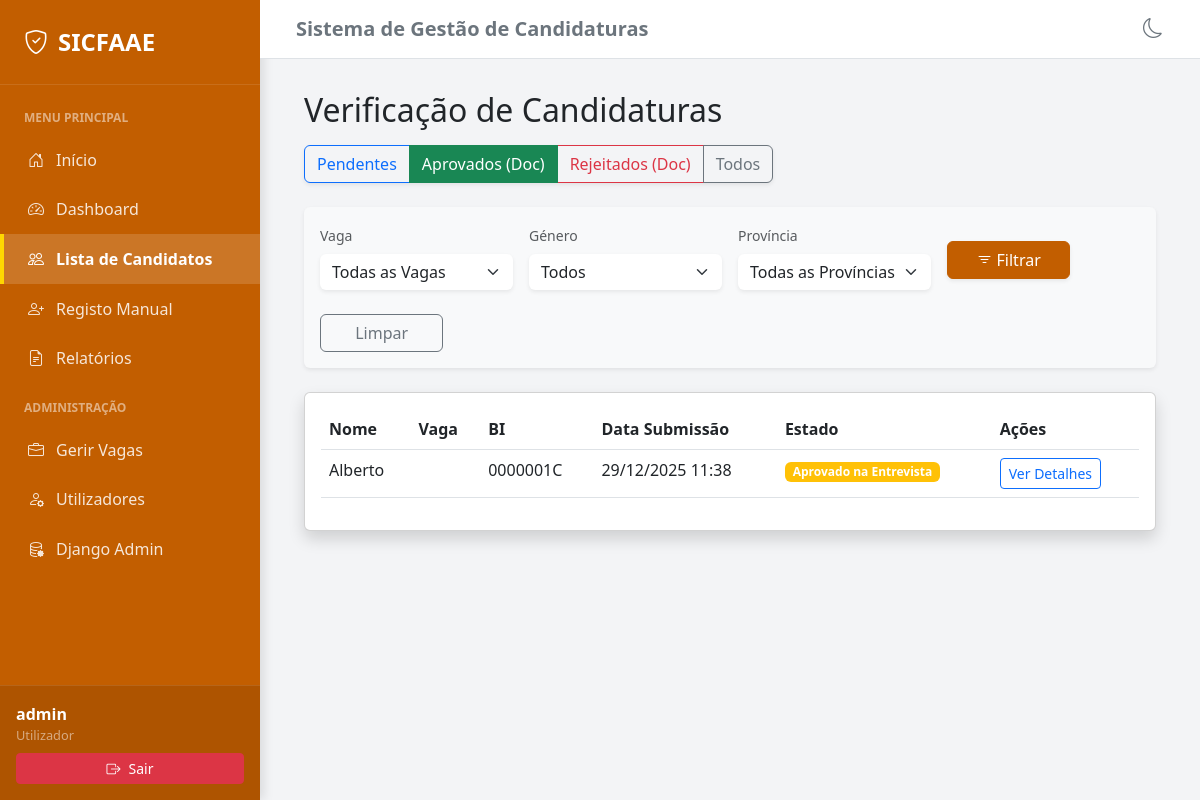
Page /candidaturas/gestao/lista/?estado=DOCS_APROVADOS (signed in) on the committed database.
### candidaturas/models.py (models this page shows, shortened)
class Candidato(models.Model):
    class Estado(models.TextChoices):
        PENDENTE = 'PENDENTE', _('Pendente')
        DOCS_APROVADOS = 'DOCS_APROVADOS', _('Documentos Aprovados')
        DOCS_REJEITADOS = 'DOCS_REJEITADOS', _('Documentos Rejeitados')
        ENTREVISTA_AGENDADA = 'ENTREVISTA_AGENDADA', _('Entrevista Agendada')
        ENTREVISTA_APROVADA = 'ENTREVISTA_APROVADA', _('Aprovado na Entrevista')
        ENTREVISTA_REPROVADA = 'ENTREVISTA_REPROVADA', _('Reprovado na Entrevista')
        CONTRATADO = 'CONTRATADO', _('Contratado/Credenciais Geradas')
    class Genero(models.TextChoices):
        MASCULINO = 'M', _('Masculino')
        FEMININO = 'F', _('Feminino')
    vaga = models.ForeignKey(
        'Vaga',
        on_delete=models.PROTECT,
        verbose_name=_("Vaga a Candidatar"),
        related_name='candidatos',
        null=True,
        blank=True
    )
    nome_completo = models.CharField(_("Nome Completo"), max_length=255)
    genero = models.CharField(
        _("Género"),
        max_length=1,
        choices=Genero.choices,
        default=Genero.MASCULINO
    )
    numero_bi = models.CharField(_("Número de BI"), max_length=20, unique=True)
    numero_telefone = models.CharField(_("Número de Telefone"), max_length=15)
    provincia = models.ForeignKey(
        Provincia,
        on_delete=models.PROTECT,
        verbose_name=_("Província"),
        related_name='candidatos',
        null=True,
        blank=True
    )
    distrito = models.ForeignKey(
        Distrito,
        on_delete=models.PROTECT,
        verbose_name=_("Distrito"),
        related_name='candidatos',
        null=True,
        blank=True
    )
    endereco = models.TextField(_("Endereço (Bairro/Rua)"), blank=True)
    arquivo_cv = models.FileField(_("Curriculum Vitae (CV)"), upload_to='candidatos/cv/', null=True, blank=True)
    arquivo_bi = models.FileField(_("Cópia do BI"), upload_to='candidatos/bi/', null=True, blank=True)
    arquivo_certificado = models.FileField(_("Certificado de Habilitações"), upload_to='candidatos/certificados/', null=True, blank=True)
    foto = models.ImageField(_("Foto"), upload_to='candidatos/fotos/', blank=True, null=True)
    estado = models.CharField(
        _("Estado da Candidatura"),
        max_length=20,
        choices=Estado.choices,
        default=Estado.PENDENTE
    )
    observacoes = models.TextField(_("Observações"), blank=True, null=True)
    validacao_bi = models.BooleanField(_("BI Válido"), default=False)
    validacao_cv = models.BooleanField(_("CV Válido"), default=False)
    validacao_certificado = models.BooleanField(_("Certificado Válido"), default=False)
    validacao_nuit = models.BooleanField(_("NUIT (Se aplicável)"), default=False)
    validacao_registo_criminal = models.BooleanField(_("Registo Criminal"), default=False)
    validacao_atestado_medico = models.BooleanField(_("Atestado Médico"), default=False)
    validacao_requerimento = models.BooleanField(_("Requerimento Assinado"), default=False)
    data_entrevista = models.DateTimeField(_("Data da Entrevista"), null=True, blank=True)
    data_criacao = models.DateTimeField(auto_now_add=True)
    data_atualizacao = models.DateTimeField(auto_now=True)
    history = HistoricalRecords()
    class Meta:
        verbose_name = _("Candidato")
        verbose_name_plural = _("Candidatos")

### candidaturas/views.py (the view)
# urls.py: path('gestao/lista/', views.ListaVerificacaoView.as_view(), name='lista_verificacao'),
class ListaVerificacaoView(LoginRequiredMixin, generic.ListView):
    model = Candidato
    template_name = 'candidaturas/lista_candidatos.html'
    context_object_name = 'candidatos'
    def get_queryset(self):
        queryset_base = obter_candidatos_acessiveis(self.request.user)
        filtro_estado = self.request.GET.get('estado', Candidato.Estado.PENDENTE)
        filtro_vaga = self.request.GET.get('vaga')
        filtro_genero = self.request.GET.get('genero')
        qs = queryset_base
        if filtro_estado != 'TODOS':
            if filtro_estado == Candidato.Estado.DOCS_APROVADOS:
                 qs = qs.filter(estado__in=[
                    Candidato.Estado.DOCS_APROVADOS,
                    Candidato.Estado.ENTREVISTA_AGENDADA,
                    Candidato.Estado.ENTREVISTA_APROVADA,
                    Candidato.Estado.ENTREVISTA_REPROVADA,
                    Candidato.Estado.CONTRATADO
                ])
            else:
                qs = qs.filter(estado=filtro_estado)
        if filtro_vaga:
            qs = qs.filter(vaga__id=filtro_vaga)
        if filtro_genero:
            qs = qs.filter(genero=filtro_genero)
        filtro_provincia = self.request.GET.get('provincia')
        if (self.request.user.is_superuser or obter_perfil_usuario(self.request.user).nivel == PerfilUtilizador.Nivel.CENTRAL) and filtro_provincia:
             qs = qs.filter(provincia__id=filtro_provincia)
        return qs.order_by('-data_criacao')
    def get_context_data(self, **kwargs):
        context = super().get_context_data(**kwargs)
        context['estado_atual'] = self.request.GET.get('estado', Candidato.Estado.PENDENTE)
        context['vaga_atual'] = self.request.GET.get('vaga', '')
        context['genero_atual'] = self.request.GET.get('genero', '')
        from .models import Vaga, Provincia
        context['vagas'] = Vaga.objects.filter(ativa=True)
        context['generos'] = Candidato.Genero.choices
        ul = obter_exibicao_nivel_usuario(self.request.user)
        context['nivel_usuario'] = ul
        context['apenas_visualizacao'] = "Superusuário" in ul or "STAE Central" in ul
        if "Superusuário" in ul or "STAE Central" in ul:
            context['provincias'] = Provincia.objects.all().order_by('nome')
            context['provincia_atual'] = self.request.GET.get('provincia', '')
        return context

### templates/candidaturas/lista_candidatos.html (shortened to what this page needs)
{% extends 'candidaturas/base.html' %}
{% block content %}
<div class="row mb-4">
    <div class="col">
        <h2 class="mb-3">Verificação de Candidaturas</h2>
        <div class="mb-4">
            <div class="btn-group shadow-sm">
                <a href="?estado=PENDENTE"
                    class="btn btn-outline-primary {% if estado_atual == 'PENDENTE' %}active{% endif %}">
                    Pendentes
                </a>
                <a href="?estado=DOCS_APROVADOS"
                    class="btn btn-outline-success {% if estado_atual == 'DOCS_APROVADOS' %}active{% endif %}">
                    Aprovados (Doc)
                </a>
                <a href="?estado=DOCS_REJEITADOS"
                    class="btn btn-outline-danger {% if estado_atual == 'DOCS_REJEITADOS' %}active{% endif %}">
                    Rejeitados (Doc)
                </a>
                <a href="?estado=TODOS&vaga={{ vaga_atual }}&genero={{ genero_atual }}"
                    class="btn btn-outline-secondary {% if estado_atual == 'TODOS' %}active{% endif %}">
                    Todos
                </a>
            </div>
        </div>
        <div class="card mb-4 shadow-sm border-0 bg-light">
            <div class="card-body">
                <form method="get" class="row g-3 align-items-center">
                    <div class="col-md-3">
                        <label class="form-label small text-muted">Vaga</label>
                        <select name="vaga" class="form-select border-0 shadow-sm">
                            <option value="">Todas as Vagas</option>
                        </select>
                    </div>
                    <div class="col-md-3">
                        <label class="form-label small text-muted">Género</label>
                        <select name="genero" class="form-select border-0 shadow-sm">
                            <option value="">Todos</option>
                        </select>
                    </div>
                    {% if provincias %}
                    <div class="col-md-3">
                        <label class="form-label small text-muted">Província</label>
                        <select name="provincia" class="form-select border-0 shadow-sm">
                            <option value="">Todas as Províncias</option>
                        </select>
                    </div>
                    {% endif %}
                    <div class="col-md-2 mt-4">
                        <button type="submit" class="btn btn-primary w-100 shadow-sm">
                            <i class="bi bi-filter me-1"></i>Filtrar
                        </button>
                    </div>
                    <div class="col-md-2 mt-4">
                        <a href="?estado={{ estado_atual }}" class="btn btn-outline-secondary w-100">
                            Limpar
                        </a>
                    </div>
                </form>
            </div>
        </div>
        <div class="card shadow">
            <div class="card-body">
                {% if candidatos %}
                <table class="table table-hover">
                    <thead>
                        <tr>
                            <th>Nome</th>
                            <th>Vaga</th>
                            <th>BI</th>
                            <th>Data Submissão</th>
                            <th>Estado</th>
                            <th>Ações</th>
                        </tr>
                    </thead>
                    <tbody>
                        {% for c in candidatos %}
                        <tr>
                            <td>{{ c.nome_completo }}</td>
                            <td>{{ c.get_funcao_display }}</td>
                            <td>{{ c.numero_bi }}</td>
                            <td>{{ c.data_criacao|date:"d/m/Y H:i" }}</td>
                            <td><span class="badge bg-warning">{{ c.get_estado_display }}</span></td>
                            <td>
                                {% if apenas_visualizacao %}
                                <a href="{% url 'candidaturas:detalhe_candidato' c.pk %}"
                                    class="btn btn-sm btn-outline-primary">Ver Detalhes</a>
                                {% else %}
                                <a href="{% url 'candidaturas:detalhe_candidato' c.pk %}"
                                    class="btn btn-sm btn-primary">Verificar</a>
                                {% endif %}
                            </td>
                        </tr>
                        {% endfor %}
                    </tbody>
                </table>
                {% else %}
                <p class="text-muted text-center py-4">Nenhuma candidatura encontrada com este filtro.</p>
                {% endif %}
            </div>
        </div>
    </div>
</div>
{% endblock %}

### templates/candidaturas/base.html (shortened to what this page needs)
{% load static %}
<!DOCTYPE html>
<html lang="pt">
<head>
    <link href="https://cdn.jsdelivr.net/npm/bootstrap@5.3.0/dist/css/bootstrap.min.css" rel="stylesheet">
    <link rel="stylesheet" href="https://cdn.jsdelivr.net/npm/bootstrap-icons@1.11.1/font/bootstrap-icons.css">
</head>
<body class="{% if not user.is_authenticated %}public-layout{% endif %}">
    {% if user.is_authenticated %}
    <div id="wrapper">
        <nav id="sidebar-wrapper">
            <div class="sidebar-heading">
                <i class="bi bi-shield-check"></i> SICFAAE
            </div>
            <div class="sidebar-menu nav flex-column">
                <div class="small fw-bold text-uppercase px-4 mb-2 mt-2 text-white-50" style="font-size: 0.75rem;">Menu
                    Principal</div>
                <a href="{% url 'candidaturas:inicio' %}"
                    class="nav-link {% if request.resolver_match.url_name == 'inicio' %}active{% endif %}">
                    <i class="bi bi-house-door"></i> Início
                </a>
                <a href="{% url 'candidaturas:painel_controlo' %}"
                    class="nav-link {% if request.resolver_match.url_name == 'painel_controlo' %}active{% endif %}">
                    <i class="bi bi-speedometer2"></i> Dashboard
                </a>
                <a href="{% url 'candidaturas:lista_verificacao' %}"
                    class="nav-link {% if request.resolver_match.url_name == 'lista_verificacao' %}active{% endif %}">
                    <i class="bi bi-people"></i> Lista de Candidatos
                </a>
                <a href="{% url 'candidaturas:registar_candidatura_manual' %}"
                    class="nav-link {% if request.resolver_match.url_name == 'registar_candidatura_manual' %}active{% endif %}">
                    <i class="bi bi-person-plus"></i> Registo Manual
                </a>
                <a href="{% url 'candidaturas:relatorios' %}"
                    class="nav-link {% if request.resolver_match.url_name == 'relatorios' %}active{% endif %}">
                    <i class="bi bi-file-earmark-text"></i> Relatórios
                </a>
                {% if user.is_superuser or user.perfil.nivel == 'CENTRAL' or user.perfil.nivel == 'PROVINCIAL' %}
                <div class="small fw-bold text-uppercase px-4 mb-2 mt-3 text-white-50" style="font-size: 0.75rem;">
                    Administração</div>
                <a href="/admin/candidaturas/vaga/" target="_blank" class="nav-link">
                    <i class="bi bi-briefcase"></i> Gerir Vagas
                </a>
                <a href="{% url 'candidaturas:gestao_utilizadores' %}"
                    class="nav-link {% if request.resolver_match.url_name == 'gestao_utilizadores' %}active{% endif %}">
                    <i class="bi bi-person-gear"></i> Utilizadores
                </a>
                {% if user.is_superuser %}
                <a href="/admin/" target="_blank" class="nav-link">
                    <i class="bi bi-database-gear"></i> Django Admin
                </a>
                {% endif %}
                {% endif %}
            </div>
            <div class="sidebar-footer">
                <div class="d-flex align-items-center mb-2">
                    <div class="flex-grow-1 text-truncate">
                        <div class="fw-bold">{{ user.first_name|default:user.username }}</div>
                        <div class="small text-white-50" style="font-size: 0.8rem;">
                            {{ user.perfil.get_nivel_display|default:'Utilizador' }}
                        </div>
                    </div>
                </div>
                <form action="{% url 'logout' %}" method="post">
                    <button type="submit"
                        class="btn btn-danger btn-sm w-100 d-flex align-items-center justify-content-center gap-2">
                        <i class="bi bi-box-arrow-right"></i> Sair
                    </button>
                </form>
            </div>
        </nav>
        <div id="page-content-wrapper">
            <nav class="navbar navbar-expand-lg border-bottom sticky-top bg-white">
                <div class="container-fluid">
                    <h5 class="mb-0 text-secondary fw-bold d-none d-md-block">Sistema de Gestão de Candidaturas</h5>
                    <div class="ms-auto d-flex align-items-center gap-3">
                        <button class="btn btn-link text-secondary p-0" id="bd-theme-toggle" title="Alternar Tema">
                            <i id="theme-icon" class="bi bi-moon fs-5"></i>
                        </button>
                    </div>
                </div>
            </nav>
            <div class="content-container">
                <div class="container-fluid">
                        {% endif %}
                        {% block content %}{% endblock %}
                        {% if user.is_authenticated %}
                    </div>
                </div>
            </div>
        </div>
        {% else %}
    </div>
    {% endif %}
</body>
</html>

### rows in the picture
Candidato: nome_completo "Alberto", numero_bi "0000001C", data_criacao "29/12/2025 11:38", estado "Aprovado na Entrevista"

### other values in the picture
{{ user.first_name|default:user.username }} "admin"
{{ user.perfil.get_nivel_display|default:'Utilizador' }} "Utilizador"
